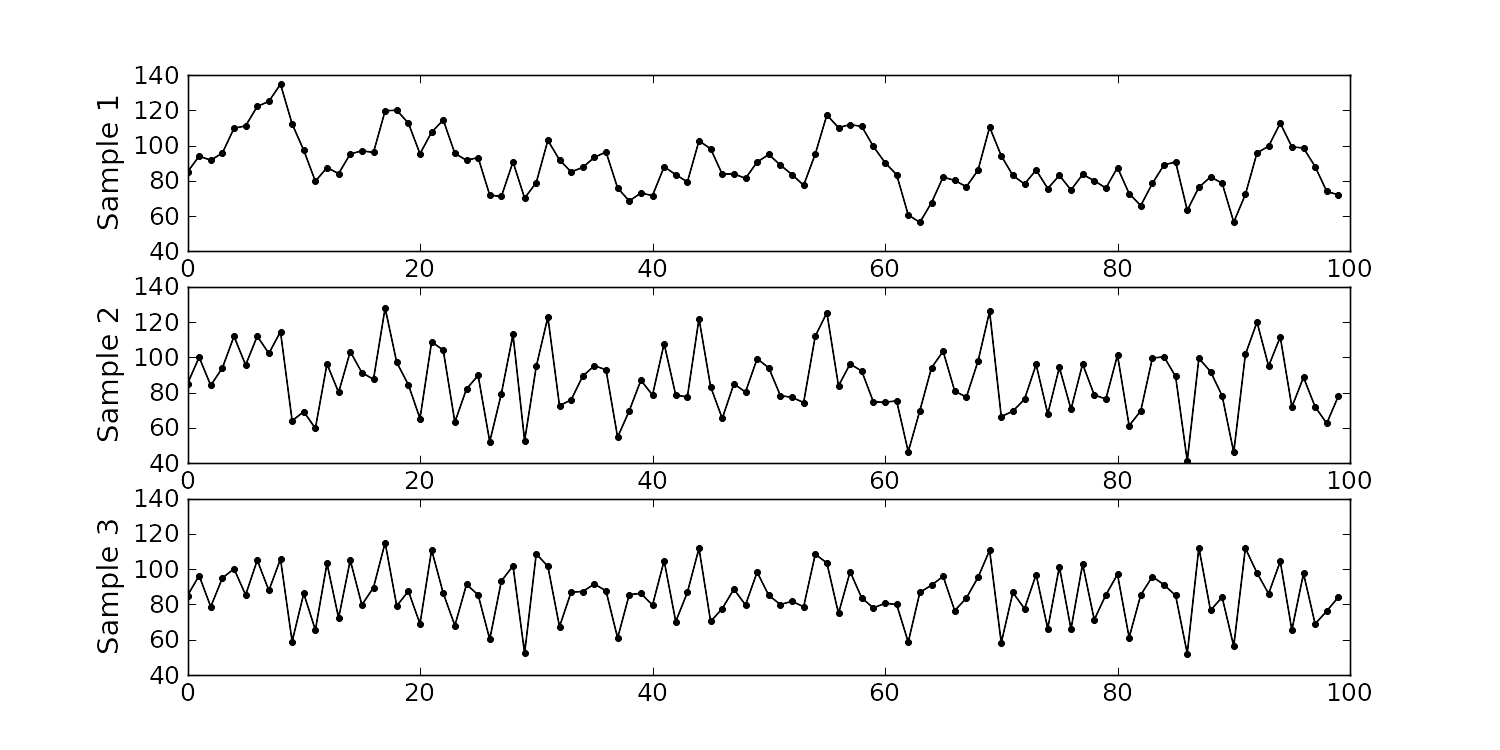

Write the Python code that produced this figure.
import numpy as np
import matplotlib.pyplot as plt

N = 100
targetY = 85
stdevY = 10
y_min, y_max = 40, 140

np.random.seed(13)

# Create a random walk
phi = 0.8
shocks = np.random.normal(loc=targetY, scale=stdevY, size=(N,1))

random_walk1 = np.zeros((N, 1))
random_walk1[0] = targetY
for k in np.arange(start=1, stop=N, step=1):
    random_walk1[k] = phi*random_walk1[k-1] + (1-phi)*shocks[k]

phi = 0
random_walk2 = np.zeros((N, 1))
random_walk2[0] = targetY
for k in np.arange(start=1, stop=N, step=1):
    random_walk2[k] = phi*random_walk2[k-1] + (1-phi)*shocks[k]

phi = -0.5
random_walk3 = np.zeros((N, 1))
random_walk3[0] = targetY
for k in np.arange(start=1, stop=N, step=1):
    random_walk3[k] = phi*random_walk3[k-1] + (1-phi)*shocks[k]

fig = plt.figure(figsize=(10, 5)) #, dpi=None, facecolor=None, edgecolor=None, frameon=False, subplotpars=None)bplotpars=None)
h_ax1 = fig.add_subplot(3, 1, 1)
h_ax1.plot((random_walk1[0:N]-targetY)*6.0+targetY, '.-', color='k')
h_ax1.set_xlim(0, N)
h_ax1.set_ylim(y_min, y_max)
h_ax1.set_ylabel('Sample 1', fontsize=14)

h_ax2 = fig.add_subplot(3, 1, 2)
h_ax2.plot((random_walk2[0:N]-targetY)*2.0+targetY, '.-', color='k')
h_ax2.set_xlim(0, N)
h_ax2.set_ylim(y_min, y_max)
h_ax2.set_ylabel('Sample 2', fontsize=14)

h_ax3 = fig.add_subplot(3, 1, 3)
h_ax3.plot(random_walk3[0:N], '.-', color='k')
h_ax3.set_xlim(0, N)
h_ax3.set_ylim(y_min, y_max)
h_ax3.set_ylabel('Sample 3', fontsize=14)

fig.savefig('simulate-independence.png', dpi=150, facecolor='w', edgecolor='w',
        orientation='portrait', papertype=None, format=None,
        transparent=True)
plt.close()
